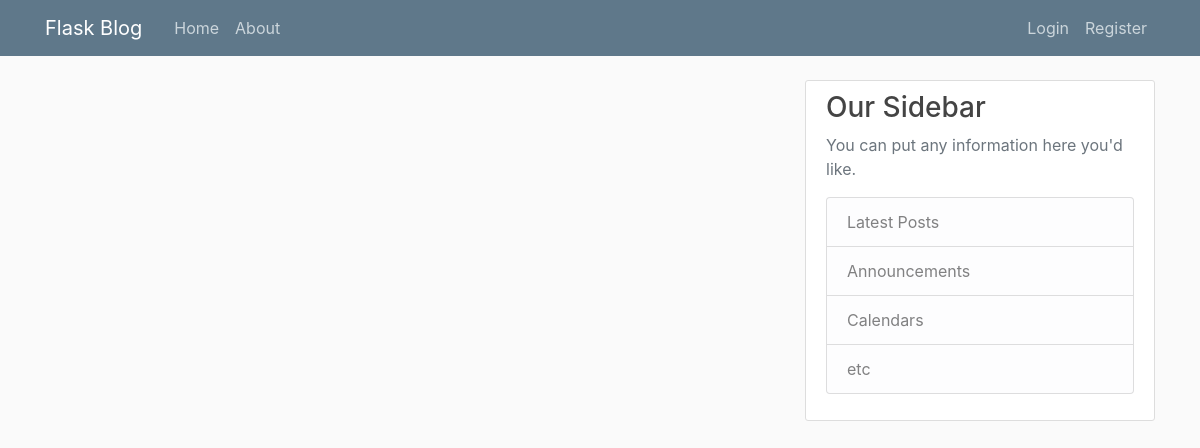
/home, run on an earlier commit of the app's database.
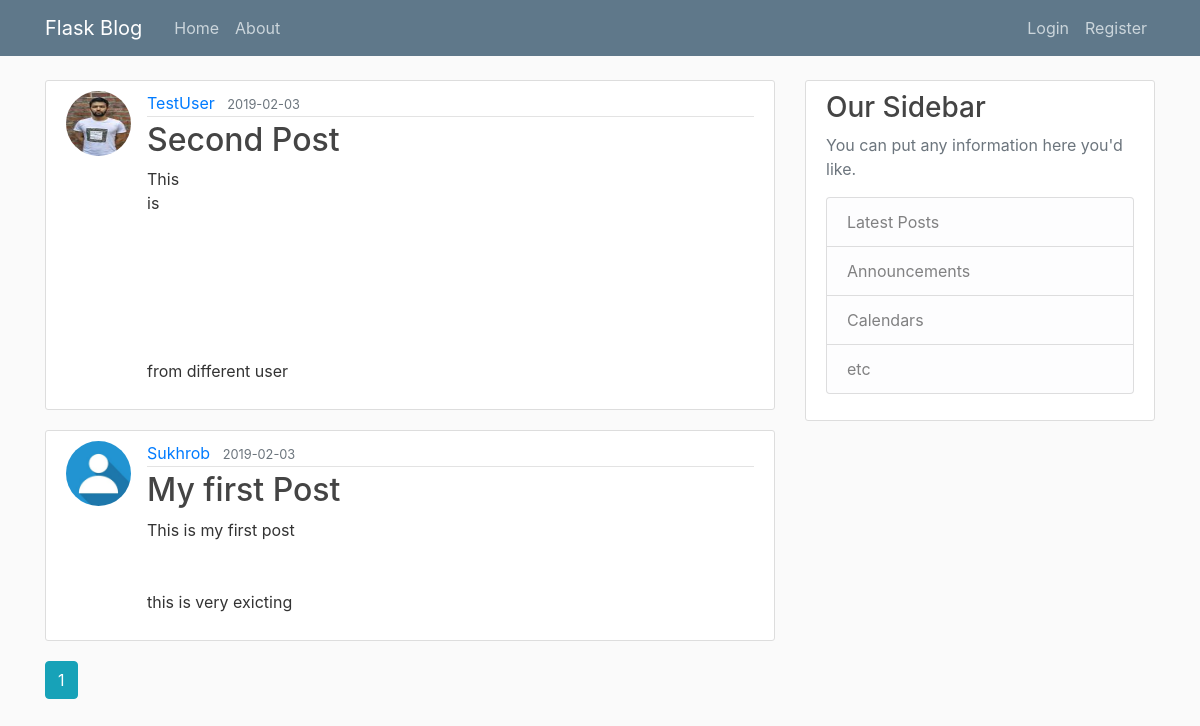
And on a later commit of the database.
### flaskblog/models.py (models this page shows, shortened)
class Post(db.Model):
    id = db.Column(db.Integer, primary_key=True)
    title = db.Column(db.String(100), nullable=False)
    date_posted = db.Column(db.DateTime, nullable=False,
                            default=datetime.utcnow)
    content = db.Column(db.Text(), nullable=False)
    user_id = db.Column(db.Integer, db.ForeignKey('user.id'), nullable=False)

class User(db.Model, UserMixin):
    id = db.Column(db.Integer, primary_key=True)
    username = db.Column(db.String(20), unique=True, nullable=False)
    email = db.Column(db.String(120), unique=True, nullable=False)
    password = db.Column(db.String(60), nullable=False)
    image_file = db.Column(db.String(20), nullable=False,
                           default='default.jpg')
    Posts = db.relationship('Post', backref='author', lazy=True)

### flaskblog/main/routes.py (the view)
@main.route("/")
@main.route("/home")
def home():
    page = request.args.get('page', 1, type=int)
    posts = Post.query.order_by(
        Post.date_posted.desc()).paginate(page=page, per_page=3)
    return render_template('home.html', posts=posts)

### flaskblog/templates/home.html
{% extends "layout.html" %}
{% block content %}
    {% for post in posts.items %}
        <article class="media content-section">
          <img class="rounded-circle article-img" src="{{ url_for('static', filename='profile_pics/' + post.author.image_file) }}">
          <div class="media-body">
            <div class="article-metadata">
              <a class="mr-2" href="{{ url_for('users.user_posts', username=post.author.username) }}">{{ post.author.username }}</a>
              <small class="text-muted">{{ post.date_posted.strftime('%Y-%m-%d') }}</small>
            </div>
            <h2><a class="article-title" href="{{ url_for('posts.post', post_id=post.id) }}">{{ post.title }}</a></h2>
            <p class="article-content">{{ post.content }}</p>
          </div>
        </article>
    {% endfor %}
    {% for page_num in posts.iter_pages(left_edge=1, right_edge=1, left_current=1, right_current=2) %}
      {% if page_num %}
        {% if posts.page == page_num %}
          <a class="btn btn-info mb-4" href="{{ url_for('main.home', page=page_num) }}">{{ page_num }}</a>
        {% else %}
          <a class="btn btn-outline-info mb-4" href="{{ url_for('main.home', page=page_num) }}">{{ page_num }}</a>
        {% endif %}
      {% else %}
        ...
      {% endif %}
    {% endfor %}
{% endblock content %}

What changed in the data, as far as the page shows it:
added Post: image_file (picture), author.username "TestUser", date_posted "2019-02-03", title "Second Post", content "This is from different user"
added Post: image_file (picture), author.username "Sukhrob", date_posted "2019-02-03", title "My first Post", content "This is my first post this is very exicting"
Also different on the page:
new list line: "1"
